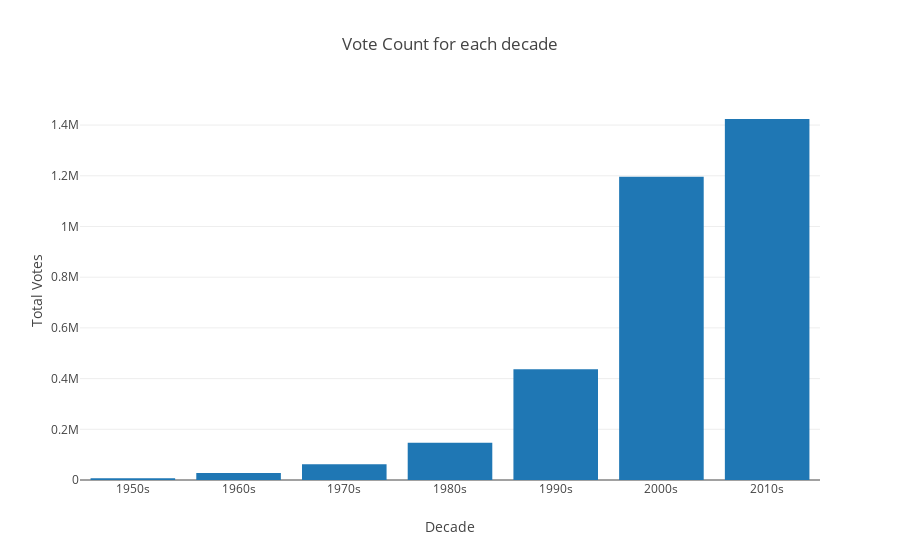

The notebook cell this image was saved under:
### Code cell
bar_data = [go.Bar(x=df_by_vote['decade']\
                   , y=df_by_vote["vote_count"])]

py.offline.iplot({ 'data': bar_data,
            'layout': {
               'title': 'Vote Count for each decade',
               'xaxis': {
                 'title': 'Decade'},
               'yaxis': {
                'title': 'Total Votes'}
        }})

### Figure 1 — Plotly figure (JSON) as saved in the notebook; plotly's stock layout.template omitted (floating-point values rounded to 4 significant figures)
{"data": [{"type": "bar", "x": ["1950s", "1960s", "1970s", "1980s", "1990s", "2000s", "2010s"], "y": [7203, 27730, 62479, 146993, 436488, 1195879, 1423967]}], "layout": {"title": "Vote Count for each decade", "xaxis": {"title": "Decade"}, "yaxis": {"title": "Total Votes"}}}
